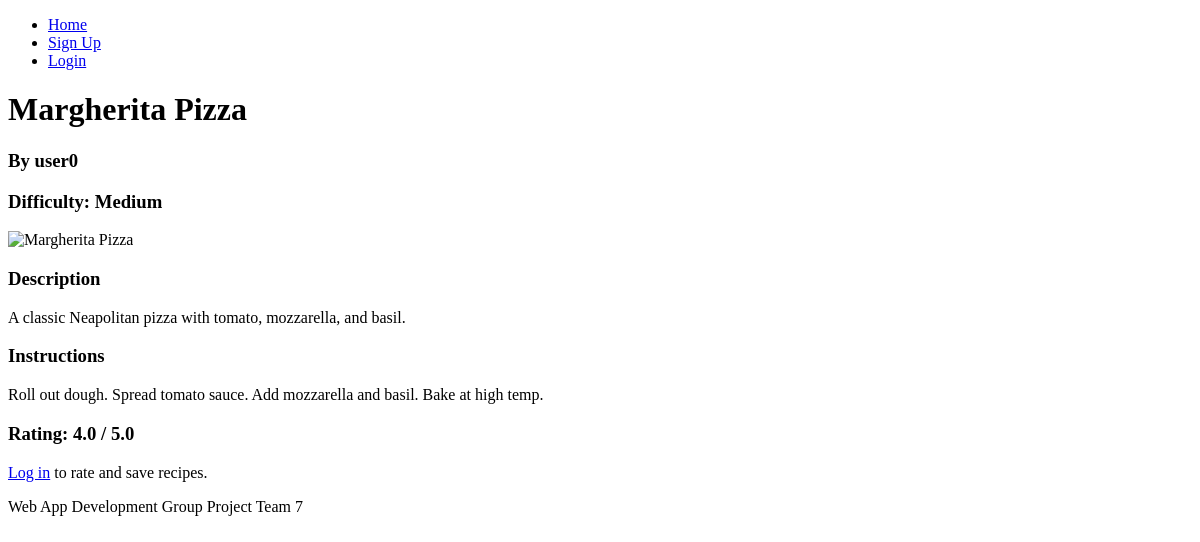
Page /recipes/1/ on the earlier database version.
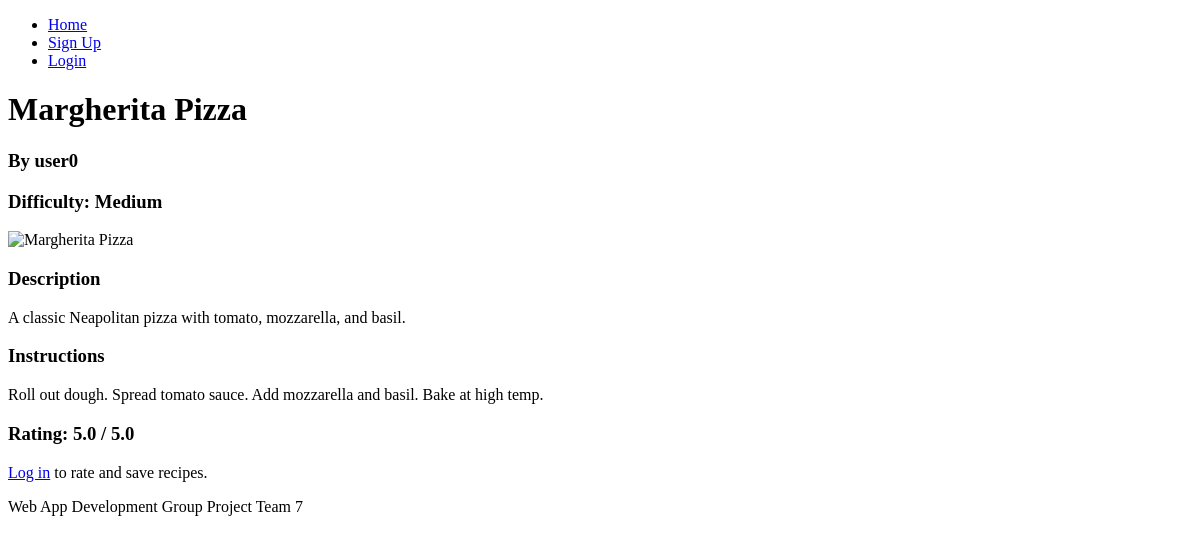
Same page on the later database version.
### recipes/models.py (models this page shows, shortened)
class Recipe(models.Model):
    DIFFICULTY_CHOICES = [("Easy", "Easy"), ("Medium", "Medium"), ("Hard", "Hard")]
    title = models.CharField(max_length=255)
    author = models.ForeignKey(User, on_delete=models.CASCADE, related_name="recipes")
    image = models.ImageField(upload_to='recipe_images', blank=True)
    category = models.ForeignKey(Category, on_delete=models.CASCADE)
    description = models.TextField()
    difficulty = models.CharField(max_length=20, choices=DIFFICULTY_CHOICES)
    ingredients = models.TextField()
    instructions = models.TextField()
    created_at = models.DateTimeField(auto_now_add=True)
    slug = models.SlugField()
    def average_rating(self):
        ratings = self.ratings.all()
        if ratings.exists():
            return round(sum(r.rating for r in ratings) / ratings.count(), 1)
        return 0

class Rating(models.Model):
    user = models.ForeignKey(User, on_delete=models.CASCADE, related_name='ratings')
    recipe = models.ForeignKey(Recipe, on_delete=models.CASCADE, related_name='ratings')
    rating = models.IntegerField(choices=[(i, i) for i in range(1, 6)])  # 1 to 5 stars
    created_at = models.DateTimeField(auto_now_add=True)
    class Meta:
        unique_together = ('user', 'recipe')  # Ensures a user can rate a recipe only once

### recipes/views.py (the view)
# urls.py: path('<int:recipe_id>/', views.recipe_detail_view, name='recipe_detail'),
def recipe_detail_view(request, recipe_id):
    recipe = Recipe.objects.get(id=recipe_id)
    return render(request, 'recipes/recipe.html', {'recipe': recipe})

### templates/recipes/recipe.html (shortened to what this page needs)
{% extends 'recipes/base.html' %}
{% load staticfiles %}
{% block body_block %}
    {% if recipe %}
        <h1>{{ recipe.title }}</h1>
        <h3>By {{ recipe.author }}</h3>
        <h3>Difficulty: {{ recipe.difficulty }}</h3>
        <img src="{{ recipe.image }}" alt="{{ recipe.title }}">
        <h3>Description</h3>
        <p> {{ recipe.description }} </p>
        <h3>Instructions</h3>
        <p> {{ recipe.instructions }} </p>
        <h3> Rating: {{ recipe.average_rating }} / 5.0</h3>
        {% if user.is_authenticated %}
            <form method="post" action="{% url 'recipes:rate' recipe.id %}">
                {% csrf_token %}
                {{ form.as_p }}
                <button type="submit">Rate</button>
            </form>
            <form method="post" action="{% url 'recipes:save' recipe.id %}">
                {% csrf_token %}
                <button type="submit">Save to My Recipes</button>
            </form>
            <a href="{% url 'recipes:edit_recipe' recipe.id %}">Edit Recipe</a>
        {% else %}
            <p><a href="{% url 'recipes:login' %}">Log in</a> to rate and save recipes.</p>
        {% endif %}
    {% else %}
        The specified recipe does not exist.
    {% endif %}
{% endblock %}

Differences in the rows shown:
changed through a linked row, Recipe "Margherita Pizza": average_rating "4.0" → "5.0"
